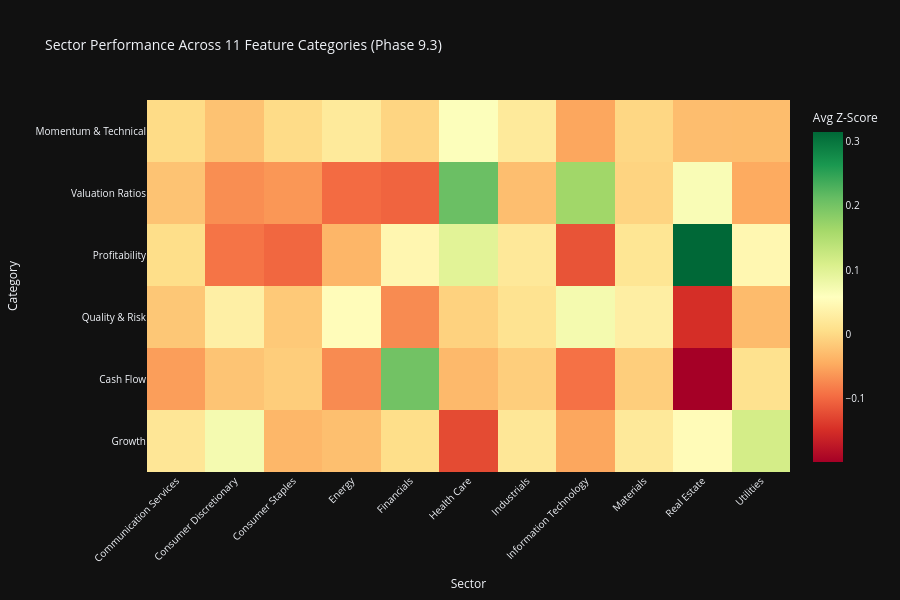

The notebook cell saved with this chart:
### Code cell
# Visualization 1: Category Heatmaps (Sector × Category)
print("\n📊 Category Performance Heatmaps:")

# Compute category scores by averaging z-scores of metrics within each category
from scipy.stats import zscore

category_sector_scores = {}

for category_name, category_metrics in category_mapping.items():
    available_in_category = [m for m in category_metrics if m in all_stocks_scaled.columns]

    if len(available_in_category) == 0:
        print(f"  ⚠️ Skipping {category_name}: No available metrics")
        continue

    # Compute z-scores for available metrics and average by sector
    category_data = all_stocks_scaled[available_in_category + ['sector']].copy()

    # Convert to numeric and compute z-scores
    for col in available_in_category:
        category_data[col] = pd.to_numeric(category_data[col], errors='coerce')

    # Compute z-scores (handle NaNs)
    z_scored_data = category_data[available_in_category].apply(lambda x: zscore(x, nan_policy='omit'))
    category_data['category_score'] = z_scored_data.mean(axis=1)

    # Aggregate by sector
    sector_scores = category_data.groupby('sector')['category_score'].mean().sort_values(ascending=False)
    category_sector_scores[category_name] = sector_scores

# Create heatmap matrix
if category_sector_scores:
    heatmap_df = pd.DataFrame(category_sector_scores).T

    # Create interactive heatmap
    fig_category_heatmap = px.imshow(
            heatmap_df,
            labels=dict(x="Sector", y="Category", color="Avg Z-Score"),
            title="Sector Performance Across 11 Feature Categories (Phase 9.3)",
            color_continuous_scale="RdYlGn",
            aspect="auto"
            )

    fig_category_heatmap.update_layout(
            height=600,
            xaxis_tickangle=-45,
            font=dict(size=10)
            )

    fig_category_heatmap.show()
    output_path = eda_output_dir / "phase93_category_sector_heatmap.html"
    fig_category_heatmap.write_html(output_path)

    print(f"\n✓ Category heatmap visualization complete")
    print(f"  Categories visualized: {len(category_sector_scores)}")
    print(f"  Sectors analyzed: {len(heatmap_df.columns)}")
    print(f"  Output: {output_path}")

    # Display top performing sector per category
    print(f"\n  🏆 Top Performing Sectors by Category:")
    for category, scores in list(category_sector_scores.items())[:5]:
        top_sector = scores.idxmax()
        top_score = scores.max()
        print(f"    {category}: {top_sector} (z-score: {top_score:.2f})")
else:
    print("  ⚠️ No category data available for visualization")

### Figure 1 — Plotly figure (JSON) as saved in the notebook; plotly's stock layout.template omitted (floating-point values rounded to 4 significant figures)
{"data": [{"coloraxis": "coloraxis", "name": "0", "x": ["Communication Services", "Consumer Discretionary", "Consumer Staples", "Energy", "Financials", "Health Care", "Industrials", "Information Technology", "Materials", "Real Estate", "Utilities"], "y": ["Momentum & Technical", "Valuation Ratios", "Profitability", "Quality & Risk", "Cash Flow", "Growth"], "z": [[0.002413, -0.02377, 0.003091, 0.02263, -0.003902, 0.06223, 0.02286, -0.04972, -0.0019, -0.02862, -0.02912], [-0.02277, -0.06963, -0.06262, -0.09748, -0.1027, 0.2077, -0.0274, 0.1643, -0.0054, 0.06685, -0.04646], [0.005535, -0.08987, -0.1005, -0.03596, 0.04322, 0.09712, 0.0208, -0.1168, 0.01605, 0.3143, 0.04425], [-0.01872, 0.03227, -0.01625, 0.05314, -0.07222, -0.007222, 0.01263, 0.07345, 0.03023, -0.1484, -0.03054], [-0.05686, -0.02149, -0.01233, -0.07158, 0.2025, -0.03262, -0.01185, -0.09223, -0.01194, -0.198, 0.01057], [0.01766, 0.07268, -0.03472, -0.02675, 0.005658, -0.124, 0.01909, -0.0501, 0.02149, 0.0509, 0.1145]], "type": "heatmap", "xaxis": "x", "yaxis": "y", "hovertemplate": "Sector: %{x}<br>Category: %{y}<br>Avg Z-Score: %{z}<extra></extra>"}], "layout": {"xaxis": {"anchor": "y", "domain": [0.0, 1.0], "title": {"text": "Sector"}, "tickangle": -45}, "yaxis": {"anchor": "x", "domain": [0.0, 1.0], "autorange": "reversed", "title": {"text": "Category"}}, "coloraxis": {"colorbar": {"title": {"text": "Avg Z-Score"}}, "colorscale": [[0.0, "rgb(165,0,38)"], [0.1, "rgb(215,48,39)"], [0.2, "rgb(244,109,67)"], [0.3, "rgb(253,174,97)"], [0.4, "rgb(254,224,139)"], [0.5, "rgb(255,255,191)"], [0.6, "rgb(217,239,139)"], [0.7, "rgb(166,217,106)"], [0.8, "rgb(102,189,99)"], [0.9, "rgb(26,152,80)"], [1.0, "rgb(0,104,55)"]]}, "title": {"text": "Sector Performance Across 11 Feature Categories (Phase 9.3)"}, "font": {"size": 10}, "height": 600}}
